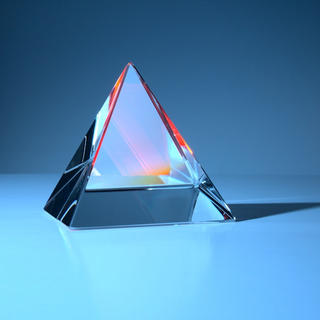
#> input picture shafiq/sample.png, 320 x 320 px
$ python svd.py
#> lines starting #> are read from the running program, lines starting #| are printed output that depends on the picture
import numpy as np
import matplotlib.pyplot as plt
from PIL import Image


def getImgMat():
    img_path = 'sample.png'
    img = Image.open(img_path).convert('L')
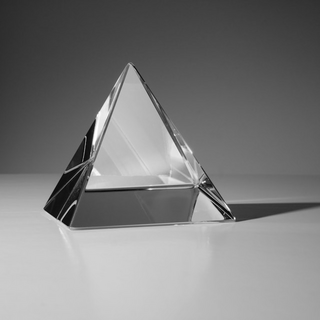
#> img: PIL image 320x320 L; min 1, max 255, mean 125
    return np.array(img,dtype="float")

def svd_compute_manual(A):
    # Step 1: Compute A^T A
    At_A = A.T @ A
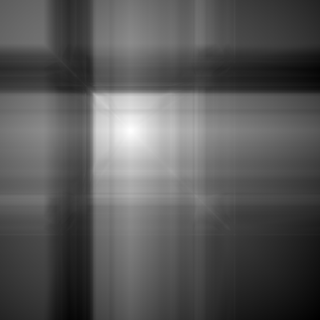
#> At_A: shape (320, 320) float64; min 4070622, max 8769831, mean 5689678.9; drawn with min black and max white

    # Step 2: Eigen decomposition of A^T A
    eigenvalues, V = np.linalg.eigh(At_A)
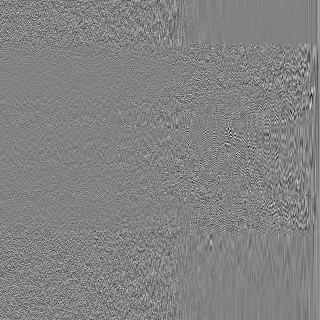
#> V: shape (320, 320) float64; min -0.392, max 0.374, mean 0.00018; drawn with min black and max white
#> eigenvalues = 320 values from 0.000745 to 1.84e+09

    # Step 3: Sort by eigenvalues
    idx = np.argsort(eigenvalues)[::-1]
#> idx = 320 values, max 319 at index 0, min 0 at index 319, mean 159.5
    eigenvalues = eigenvalues[idx]
#> eigenvalues = 320 values, max 1.84e+09 at index 0, min 0.000745 at index 319, mean 5998683.5
    V = V[:,idx]
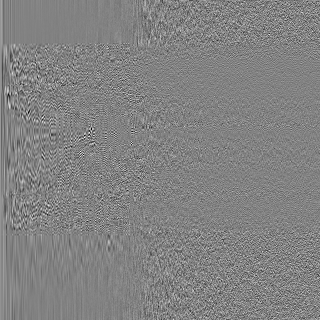
#> V: shape (320, 320) float64; min -0.392, max 0.374, mean 0.00018; drawn with min black and max white

    # Step 4: Singular valuse
    singular_values = np.sqrt(np.clip(eigenvalues, 0, None))
#> singular_values = 320 values, max 42882.8 at index 0, min 0.0273 at index 319, mean 289.4

    # Step 5: Left singular vector U
    U = []
    for i,sigma in enumerate(singular_values):
        if sigma > 1e-10:
            u = (A @ V[:,i]) / sigma
            U.append(u)
#> this loop made 320 passes
#> sigma on passes 1 to 3: 42882.8, 6164, 3333.5
#> after the loop, U = 320 items
    U = np.column_stack(U)
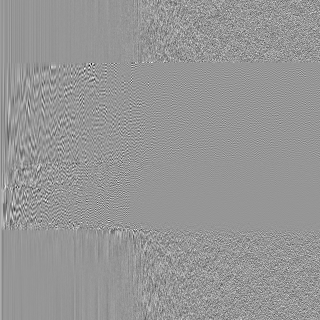
#> U: shape (320, 320) float64; min -0.551, max 0.384, mean 0.000175; drawn with min black and max white
    print(U)
#> (printed output is left out)
    return U,singular_values, V


# Original image matrix
img_mat = getImgMat()

# Decompose
U,S,V = svd_compute_manual(img_mat)
#> S has the same summary as singular_values in svd_compute_manual

# Define k
k = 20

# Reconstrcuted for top K components
Ak = U[:,:k] @ np.diag(S[:k]) @ V[:,:k].T
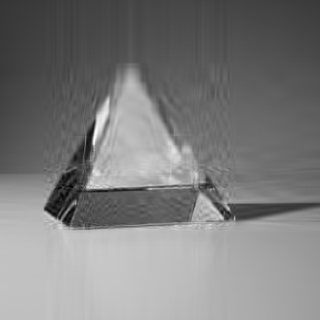
#> Ak: shape (320, 320) float64; min -17.1, max 271.5, mean 125; drawn with min black and max white

plt.figure(figsize=(8, 4))

plt.subplot(1, 2, 1)
plt.imshow(img_mat, cmap="gray")
plt.title("Original")
plt.axis("off")

plt.subplot(1,2,2)
plt.imshow(Ak,cmap="gray")
plt.title("Compressed")
plt.axis("off")

plt.tight_layout()
plt.show()
